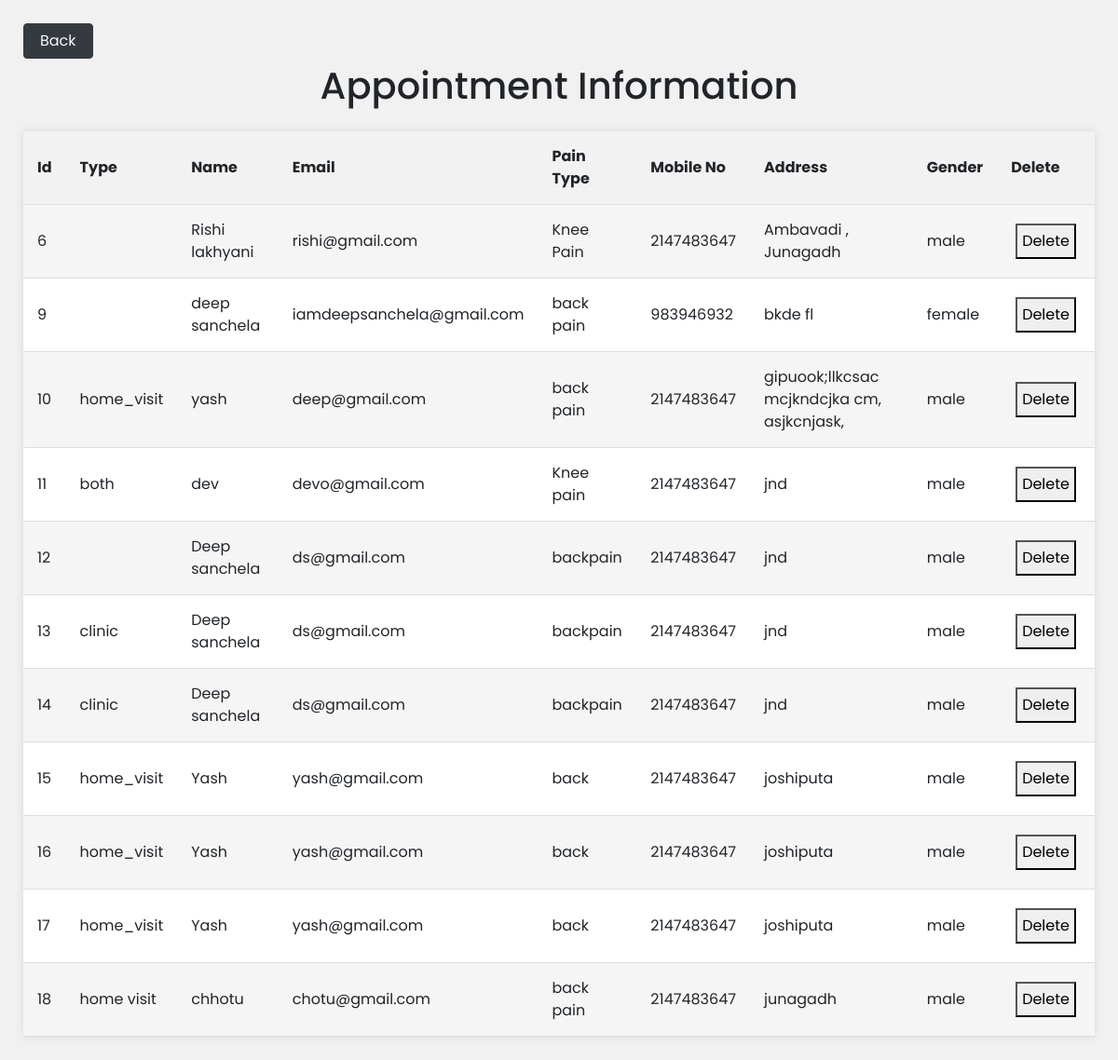
Screenshot of /wellcare/welcare/homevisit_display.php with the database file from the repository.
### tables this page shows
CREATE TABLE `home_visit` (
  `id` int(10) NOT NULL,
  `therapy_type` varchar(20) NOT NULL,
  `name` varchar(50) NOT NULL,
  `email` varchar(100) NOT NULL,
  `pain_type` varchar(100) NOT NULL,
  `mobile` int(10) NOT NULL,
  `address` text NOT NULL,
  `gender` varchar(10) NOT NULL
);

### wellcare/welcare/homevisit_display.php (the view, shortened to what this page needs)
<!DOCTYPE html>
<html lang="en">
<head>
    <link rel="stylesheet" href="https://cdnjs.cloudflare.com/ajax/libs/font-awesome/6.4.0/css/all.min.css">
    <link rel="stylesheet" href="https://cdn.jsdelivr.net/npm/bootstrap@4.6.2/dist/css/bootstrap.min.css">
</head>
<body>
    <div class="btn btn-dark">
            <a href="./index.php" class="text-light">Back</a>
    </div>
    <h1>Appointment Information</h1>
    <?php
    include("db_connection.php");
    $query = "SELECT * FROM home_visit";
    $result = mysqli_query($con, $query);
    if (mysqli_num_rows($result) > 0) {
        echo "<table>";
        echo "<tr>
                <th>Id</th>
                <th>Type</th>
                <th>Name</th>
                <th>Email</th>
                <th>Pain Type</th>
                <th>Mobile No</th>
                <th>Address</th>
                <th>Gender</th>
                <th>Delete</th>
              </tr>";
        while ($row = mysqli_fetch_assoc($result)) {
            echo "<tr>";
            echo "<td>" . $row['id'] . "</td>";
            echo "<td>" . $row['therapy_type'] . "</td>";
            echo "<td>" . $row['name'] . "</td>";
            echo "<td>" . $row['email'] . "</td>";
            echo "<td>" . $row['pain_type'] . "</td>";
            echo "<td>" . $row['mobile'] . "</td>";
            echo "<td>" . $row['address'] . "</td>";
            echo "<td>" . $row['gender'] . "</td>";
            echo "<td>
                    <form method='post' onsubmit='return confirm(\"Are you sure you want to delete this record?\")'>
                        <input type='hidden' name='id' value='" . $row['id'] . "'>
                        <button type='submit'>Delete</button>
                    </form>
                  </td>";
            echo "</tr>";
        }
        echo "</table>";
    } else {
        echo "No contact entries found.";
    }
    ?>
</body>
</html>
</body>
</html>

### wellcare/welcare/homevisit_display.php (style rules this page uses)
* { margin: auto; padding: 5px; }
body { font-family: Poppins, sans-serif; background-color: #f1f1f1; padding: 20px; }
h1 { text-align: center; margin-bottom: 20px; }
table { width: 100%; border-collapse: collapse; margin-top: 20px; box-shadow: 0 0 10px rgba(0, 0, 0, 0.1); background-color: #fff; }
th, td { padding: 15px; text-align: left; border-bottom: 1px solid #ddd; }
th { background-color: #f2f2f2; font-weight: bold; }
tr:nth-child(even) { background-color: #f5f5f5; }

### rows the page displays
home_visit: id "6", name "Rishi lakhyani", email "rishi@gmail.com", pain_type "Knee Pain", mobile "2147483647", address "Ambavadi , Junagadh", gender "male"
home_visit: id "9", name "deep sanchela", email "iamdeepsanchela@gmail.com", pain_type "back pain", mobile "983946932", address "bkde fl", gender "female"
home_visit: id "10", therapy_type "home_visit", name "yash", email "deep@gmail.com", pain_type "back pain", mobile "2147483647", address "gipuook;llkcsac mcjkndcjka cm, asjkcnjask,", gender "male"
home_visit: id "11", therapy_type "both", name "dev", email "devo@gmail.com", pain_type "Knee pain", mobile "2147483647", address "jnd", gender "male"
home_visit: id "12", name "Deep sanchela", email "ds@gmail.com", pain_type "backpain", mobile "2147483647", address "jnd", gender "male"
home_visit: id "13", therapy_type "clinic", name "Deep sanchela", email "ds@gmail.com", pain_type "backpain", mobile "2147483647", address "jnd", gender "male"
home_visit: id "14", therapy_type "clinic", name "Deep sanchela", email "ds@gmail.com", pain_type "backpain", mobile "2147483647", address "jnd", gender "male"
home_visit: id "15", therapy_type "home_visit", name "Yash", email "yash@gmail.com", pain_type "back", mobile "2147483647", address "joshiputa", gender "male"
home_visit: id "16", therapy_type "home_visit", name "Yash", email "yash@gmail.com", pain_type "back", mobile "2147483647", address "joshiputa", gender "male"
home_visit: id "17", therapy_type "home_visit", name "Yash", email "yash@gmail.com", pain_type "back", mobile "2147483647", address "joshiputa", gender "male"
home_visit: id "18", therapy_type "home visit", name "chhotu", email "chotu@gmail.com", pain_type "back pain", mobile "2147483647", address "junagadh", gender "male"
